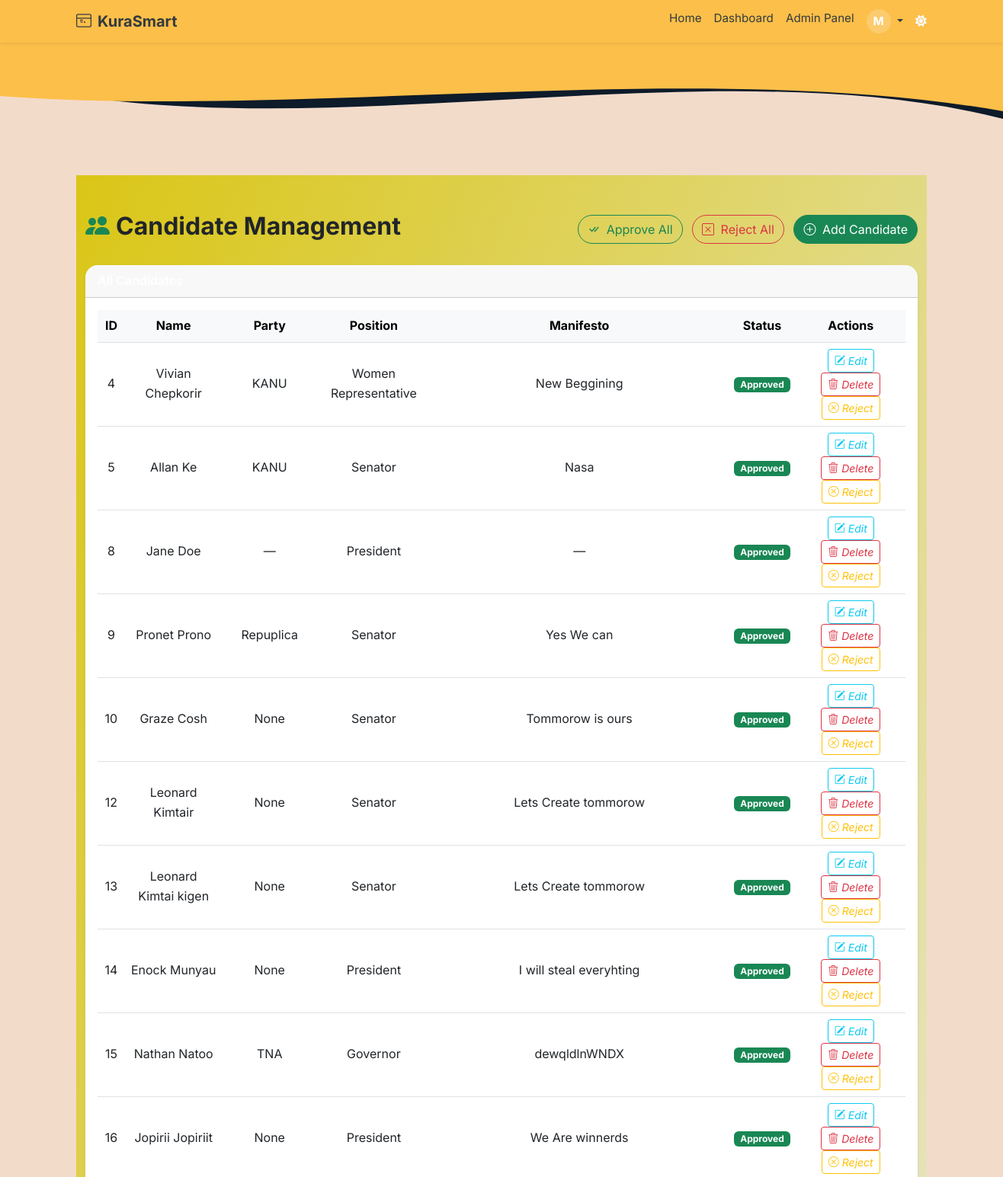
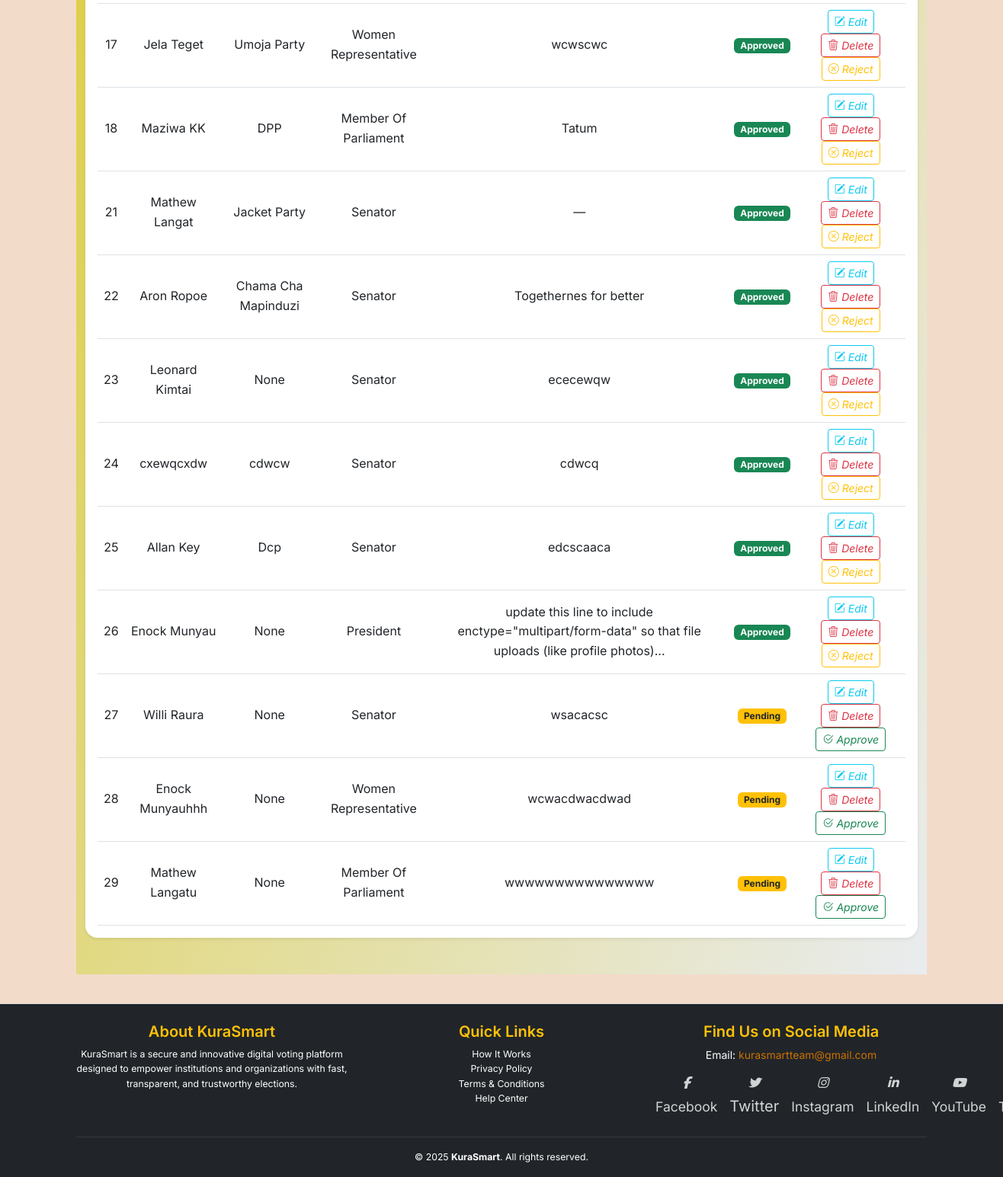
Page /admin/candidates (signed in) on the committed database (2 pictures, top to bottom).
### app/models.py (models this page shows, shortened)
class User(db.Model, UserMixin):
    __tablename__ = 'users'
    id = db.Column(db.Integer, primary_key=True)
    email = db.Column(db.String(120), unique=True, nullable=False, index=True)
    full_name = db.Column(db.String(120), nullable=False)
    username = db.Column(db.String(80), unique=True, nullable=True)
    id_number = db.Column(db.String(20), unique=True, nullable=True)
    password_hash = db.Column(db.String(128), nullable=False)
    voting_type = db.Column(db.String(10), nullable=False, default="informal")
    national_id = db.Column(db.String(20), unique=True, nullable=True)
    dob = db.Column(db.Date, nullable=True)
    gender = db.Column(db.String(10), nullable=True)
    county = db.Column(db.String(100), nullable=True)
    sub_county = db.Column(db.String(100), nullable=True)
    division = db.Column(db.String(100), nullable=True)
    location = db.Column(db.String(100), nullable=True)
    sub_location = db.Column(db.String(100), nullable=True)
    profile_image = db.Column(db.String(255), nullable=True, default='profile_images/default-profile.png')
    is_verified = db.Column(db.Boolean, default=False, index=True)
    is_superadmin = db.Column(db.Boolean, default=False)
    role = db.Column(db.Enum(UserRole), default=UserRole.voter, nullable=False, index=True)
    created_at = db.Column(db.DateTime, default=datetime.utcnow)
    candidates = db.relationship('Candidate', back_populates='user', lazy='dynamic')
    verification_requests = db.relationship('VerificationRequest', back_populates='user', lazy='dynamic')
    votes = db.relationship('Vote', back_populates='voter', lazy='dynamic')

class Candidate(db.Model):
    __tablename__ = 'candidate'
    id = db.Column(db.Integer, primary_key=True)
    user_id = db.Column(db.Integer, db.ForeignKey('users.id'), nullable=False)
    election_id = db.Column(db.Integer, db.ForeignKey('election.id'), nullable=False)
    position_id = db.Column(db.Integer, db.ForeignKey('position.id'), nullable=False)
    full_name = db.Column(db.String(100), nullable=False)
    profile_photo = db.Column(db.String(255))
    party_name = db.Column(db.String(100))
    position = db.Column(db.String(100), nullable=True)
    description = db.Column(db.Text)
    manifesto = db.Column(db.Text)
    approved = db.Column(db.Boolean, default=False)
    created_at = db.Column(db.DateTime, default=datetime.utcnow)
    user = db.relationship('User', back_populates='candidates')
    election = db.relationship('Election', back_populates='candidates')
    position_rel = db.relationship('Position', back_populates='candidates')
    votes = db.relationship('Vote', back_populates='candidate', lazy='dynamic')

### app/routes/web_auth.py (the view, shortened to what this page needs)
@admin_web_bp.route('/candidates', methods=['GET', 'POST'])
@login_required
def manage_candidates():
    form = CandidateForm()
    try:
        candidates = Candidate.query.all()
        return render_template('admin/candidates.html', candidates=candidates, form=form)
    except Exception as e:
        db.session.rollback()
        import traceback
        print("Exception in /candidates route:", traceback.format_exc())
        flash(f"Error managing candidates: {e}", "danger")
        return render_template('admin/candidates.html', candidates=[], form=form)

### app/templates/admin/candidates.html (shortened to what this page needs)
{% extends "base.html" %}
{% block content %}
<div class="admin-dashboard-background py-5">
  <div class="container" data-aos="fade-up">
    <div class="d-flex justify-content-between align-items-center mb-4">
      <h2 class="fw-bold"><i class="bi bi-people-fill me-2 text-success"></i>Candidate Management</h2>
      <div>
        <form action="{{ url_for('admin_web.approve_all_candidates') }}" method="POST" class="d-inline">
          <button type="submit" class="btn btn-outline-success rounded-pill me-2">
            <i class="bi bi-check-all me-1"></i> Approve All
          </button>
        </form>
        <form action="{{ url_for('admin_web.reject_all_candidates') }}" method="POST" class="d-inline">
          <button type="submit" class="btn btn-outline-danger rounded-pill me-2">
            <i class="bi bi-x-square me-1"></i> Reject All
          </button>
        </form>
        <button class="btn btn-success rounded-pill" data-bs-toggle="modal" data-bs-target="#candidateModal">
          <i class="bi bi-plus-circle me-1"></i> Add Candidate
        </button>
      </div>
    </div>
    <div class="card shadow-sm border-0 rounded-4">
      <div class="card-header bg-gradient-secondary text-white fw-semibold rounded-top-4">All Candidates</div>
      <div class="card-body">
        {% if candidates %}
        <table class="table table-hover align-middle text-center mb-0">
          <thead class="table-light">
            <tr>
              <th>ID</th>
              <th>Name</th>
              <th>Party</th>
              <th>Position</th>
              <th>Manifesto</th>
              <th>Status</th>
              <th>Actions</th>
            </tr>
          </thead>
          <tbody>
            {% for c in candidates %}
            <tr data-aos="zoom-in" data-aos-delay="{{ loop.index * 30 }}">
              <td>{{ c.id }}</td>
              <td>{{ c.full_name }}</td>
              <td>{{ c.party_name or '—' }}</td>
              <td>{{ c.position }}</td>
              <td>
                {% if c.manifesto %}
                  {{ c.manifesto[:100] ~ '...' if c.manifesto|length > 100 else c.manifesto }}
                {% else %}
                  —
                {% endif %}
              </td>
              <td>
                {% if c.approved %}
                  <span class="badge bg-success">Approved</span>
                {% else %}
                  <span class="badge bg-warning text-dark">Pending</span>
                {% endif %}
              </td>
              <td>
                <a href="{{ url_for('admin_web.edit_candidate', id=c.id) }}" class="btn btn-sm btn-outline-info">
                  <i class="bi bi-pencil-square"> Edit</i>
                </a>
                <form method="POST" action="{{ url_for('admin_web.delete_candidate', candidate_id=c.id) }}" class="d-inline" onsubmit="return confirm('Delete this candidate?');">
                  <button type="submit" class="btn btn-sm btn-outline-danger">
                    <i class="bi bi-trash3"> Delete</i>
                  </button>
                </form>
                {% if not c.approved %}
                <form method="POST" action="{{ url_for('admin_web.approve_candidate', candidate_id=c.id) }}" class="d-inline">
                  <button type="submit" class="btn btn-sm btn-outline-success">
                    <i class="bi bi-check2-circle"> Approve</i>
                  </button>
                </form>
                {% endif %}
                {% if c.approved %}
                <form method="POST" action="{{ url_for('admin_web.reject_candidate', candidate_id=c.id) }}" class="d-inline">
                  <button type="submit" class="btn btn-sm btn-outline-warning">
                    <i class="bi bi-x-circle"> Reject</i>
                  </button>
                </form>
                {% endif %}
              </td>
            </tr>
            {% endfor %}
          </tbody>
        </table>
        {% else %}
        <p class="text-center text-muted py-4">No candidates available.</p>
        {% endif %}
      </div>
    </div>
  </div>
</div>
{% endblock %}

### app/templates/base.html (shortened to what this page needs)
<!DOCTYPE html>
<html lang="en" data-bs-theme="auto">
<head>
  <link rel="stylesheet" href="https://cdn.jsdelivr.net/npm/bootstrap@5.3.3/dist/css/bootstrap.min.css">
  <link rel="stylesheet" href="https://cdnjs.cloudflare.com/ajax/libs/font-awesome/6.5.0/css/all.min.css"/>
  <link rel="stylesheet" href="https://cdn.jsdelivr.net/npm/aos@2.3.4/dist/aos.css">
  <link rel="stylesheet" href="https://cdn.jsdelivr.net/npm/bootstrap-icons@1.10.5/font/bootstrap-icons.css">
  <link rel="stylesheet" href="{{ url_for('static', filename='styles.css') }}">
  <link href="https://cdn.jsdelivr.net/npm/bootstrap@5.3.0/dist/css/bootstrap.min.css" rel="stylesheet">
</head>
<body class="text-dark d-flex flex-column min-vh-100">
  <nav class="navbar navbar-expand-lg sticky-top shadow-sm" style="background-color: #fcbf49;">
    <div class="container">
      <a class="navbar-brand fw-bold d-flex align-items-center gap-2" href="{{ url_for('main.index') }}">
        KuraSmart
      </a>
      <div class="collapse navbar-collapse" id="navCollapse">
        <ul class="navbar-nav ms-auto mb-2 mb-lg-0">
          <li class="nav-item">
            <a class="nav-link {% if request.endpoint == 'main.index' %}active{% endif %}" href="{{ url_for('main.index') }}">Home</a>
          </li>
          {% if current_user.is_authenticated %}
            <li class="nav-item">
              <a class="nav-link {% if request.endpoint in ['admin_web.dashboard', 'voter_web.dashboard'] %}active{% endif %}" href="{{ url_for('admin_web.dashboard') }}">
                Dashboard
              </a>
            </li>
            {% if current_user.is_super_admin or current_user.role == 'admin' %}
              <li class="nav-item">
                <a class="nav-link {% if request.endpoint == 'admin_web.dashboard' %}active{% endif %}" href="{{ url_for('admin_web.dashboard') }}">
                  Admin Panel
                </a>
              </li>
            {% endif %}
              <li class="nav-item dropdown">
                <a class="nav-link dropdown-toggle" href="#" id="userMenu" role="button" data-bs-toggle="dropdown" aria-expanded="false">
                  <div class="nav-profile-wrapper">
                    <div class="profile-initial bg10">
                      {{ current_user.full_name[0]|upper }}
                    </div>
                  </div>
                </a>
          {% endif %}
        </ul>
        <span id="theme-toggle" class="text-light ms-2" title="Toggle theme" style="cursor: pointer;">
          <i class="fas fa-moon"></i>
        </span>
      </div>
    </div>
  </nav>
  <div class="position-relative">
    <svg viewBox="0 0 500 150" preserveAspectRatio="none" class="w-100" style="height: 150px; display: block;">
      <path d="M0,50 C150,150 350,0 500,100 L500,0 L0,0 Z" style="fill: #0d1b2a;"></path>
      <path d="M0,70 C150,100 350,20 500,90 L500,0 L0,0 Z" style="fill: #fcbf49;"></path>
    </svg>
  </div>
  <main class="container py-2 flex-grow-1">
    {% block content %}{% endblock %}
  </main>
  <footer class="bg-dark text-white pt-4 pb-3 border-top shadow-sm">
  <div class="container">
    <div class="row g-4">
      <div class="col-md-4">
        <h5 class="text-warning">About KuraSmart</h5>
        <p class="small">
          KuraSmart is a secure and innovative digital voting platform designed to empower institutions and organizations with fast, transparent, and trustworthy elections.
        </p>
      </div>
      <div class="col-md-4">
        <h5 class="text-warning">Quick Links</h5>
        <ul class="list-unstyled small">
          <li><a href="#" data-bs-toggle="modal" data-bs-target="#howItWorksModal">How It Works</a></li>
          <li><a href="#" data-bs-toggle="modal" data-bs-target="#privacyModal">Privacy Policy</a></li>
          <li><a href="#" data-bs-toggle="modal" data-bs-target="#termsModal">Terms & Conditions</a></li>
          <li><a href="#" data-bs-toggle="modal" data-bs-target="#helpCenterModal">Help Center</a></li>
        </ul>
      </div>
      <div class="col-md-4">
        <h5 class="text-warning">Find Us on Social Media</h5>
        <p style="font-size: 14px; margin-bottom: 8px;">
          Email: <a href="mailto:support@kurasmart.com" style="color:#cc7000; text-decoration: none;">kurasmartteam@gmail.com</a>
        </p>
        <div class="social-icons d-flex gap-3" style="position: relative; left: 0px;">
          <a href="https://www.facebook.com/home.php" title="Facebook"><i class="fab fa-facebook-f fs-6" style="font-style: italic;"></i><span class="small">Facebook</span></a>
          <a href="https://x.com/?lang=en" title="Twitter"><i class="fab fa-twitter fs-6" style="font-style: italic;"></i>Twitter</a>
          <a href="https://www.instagram.com/#reactivated" title="Instagram"><i class="fab fa-instagram fs-6" style="font-style: italic;"></i><span class="small">Instagram</span></a>
          <a href="https://www.linkedin.com" title="LinkedIn"><i class="fab fa-linkedin-in fs-6" style="font-style: italic;"></i><span class="small">LinkedIn</span></a>
          <a href="https://www.youtube.com" title="YouTube"><i class="fab fa-youtube fs-6" style="font-style: italic;"></i><span class="small">YouTube</span></a>
          <a href="https://www.tiktok.com" title="TikTok"> <span class="small">TikTok</span></a>
        </div>
      </div>
    </div>
    <hr class="border-secondary mt-4">
    <div class="text-center small">
      &copy; 2025 <strong>KuraSmart</strong>. All rights reserved.
    </div>
  </div>
</footer>
</body>
</html>

### app/static/styles.css (style rules this page uses)
body { font-family: 'Segoe UI', Tahoma, Geneva, Verdana, sans-serif; background-color: #f8f9fa; margin: 0; padding: 0; }
.navbar-brand { font-weight: bold; color: #343a40 !important; }
.navbar-nav .nav-item .nav-link { color: #343a40; }
footer { background-color: #f1f3f5; padding: 10px; text-align: center; font-size: 0.9rem; color: #6c757d; margin-top: 30px; }

### app/templates/base.html (style rules this page uses)
body { font-family: 'Inter', sans-serif; background-color: #F3DBCA; margin: 0; padding-bottom: 60px; line-height: 1.6; }
.navbar { padding-top: 0.25rem; padding-bottom: 0.25rem; font-size: 0.95rem; }
.navbar-brand svg { margin-top: -2px; }
.nav-profile-wrapper { position: relative; display: inline-block; }
.profile-initial { background-color: #ffffff33; color: #ffffff; font-weight: bold; width: 32px; height: 32px; display: flex; align-items: center; justify-content: center; border-radius: 50%; font-size: 0.95rem; text-transform: uppercase; cursor: pointer; }
footer { font-size: 0.875rem; }
footer h5 { font-weight: 600; }
.social-icons a { color: #ffffffcc; font-size: 1.2rem; transition: color 0.3s ease, transform 0.3s ease; }
html, body { height: 100%; }
@media (min-width: 600px) { .social-icons { margin-top: 0; } }
footer a { color: #ffffff; text-decoration: none; transition: all 0.3s ease; }
footer .social-icons a { font-size: 1.25rem; transition: transform 0.3s ease, color 0.3s ease; }

### app/templates/admin/candidates.html (style rules this page uses)
.admin-dashboard-background { background: linear-gradient(to bottom right, #dac616, #e9ecef); }

### rows in the picture
User: full_name "M"
Candidate: id "4", full_name "Vivian Chepkorir", party_name "KANU", position "Women Representative", manifesto "New Beggining", approved "Approved"
Candidate: id "5", full_name "Allan Ke", party_name "KANU", position "Senator", manifesto "Nasa", approved "Approved"
Candidate: id "8", full_name "Jane Doe", party_name "—", position "President", approved "Approved"
Candidate: id "9", full_name "Pronet Prono", party_name "Repuplica", position "Senator", manifesto "Yes We can", approved "Approved"
Candidate: id "10", full_name "Graze Cosh", party_name "None", position "Senator", manifesto "Tommorow is ours", approved "Approved"
Candidate: id "12", full_name "Leonard Kimtair", party_name "None", position "Senator", manifesto "Lets Create tommorow", approved "Approved"
Candidate: id "13", full_name "Leonard Kimtai kigen", party_name "None", position "Senator", manifesto "Lets Create tommorow", approved "Approved"
Candidate: id "14", full_name "Enock Munyau", party_name "None", position "President", manifesto "I will steal everyhting", approved "Approved"
Candidate: id "15", full_name "Nathan Natoo", party_name "TNA", position "Governor", manifesto "dewqldlnWNDX", approved "Approved"
Candidate: id "16", full_name "Jopirii Jopiriit", party_name "None", position "President", manifesto "We Are winnerds", approved "Approved"
Candidate: id "17", full_name "Jela Teget", party_name "Umoja Party", position "Women Representative", manifesto "wcwscwc", approved "Approved"
Candidate: id "18", full_name "Maziwa KK", party_name "DPP", position "Member Of Parliament", manifesto "Tatum", approved "Approved"
Candidate: id "21", full_name "Mathew Langat", party_name "Jacket Party", position "Senator", approved "Approved"
Candidate: id "22", full_name "Aron Ropoe", party_name "Chama Cha Mapinduzi", position "Senator", manifesto "Togethernes for better", approved "Approved"
Candidate: id "23", full_name "Leonard Kimtai", party_name "None", position "Senator", manifesto "ececewqw", approved "Approved"
Candidate: id "24", full_name "cxewqcxdw", party_name "cdwcw", position "Senator", manifesto "cdwcq", approved "Approved"
Candidate: id "25", full_name "Allan Key", party_name "Dcp", position "Senator", manifesto "edcscaaca", approved "Approved"
Candidate: id "26", full_name "Enock Munyau", party_name "None", position "President", manifesto "update this line to include enctype=\"multipart/form-data\" so that file uploads (like profile photos)...", approved "Approved"
Candidate: id "27", full_name "Willi Raura", party_name "None", position "Senator", manifesto "wsacacsc", approved "Pending"
Candidate: id "28", full_name "Enock Munyauhhh", party_name "None", position "Women Representative", manifesto "wcwacdwacdwad", approved "Pending"
Candidate: id "29", full_name "Mathew Langatu", party_name "None", position "Member Of Parliament", manifesto "wwwwwwwwwwwwwww", approved "Pending"
